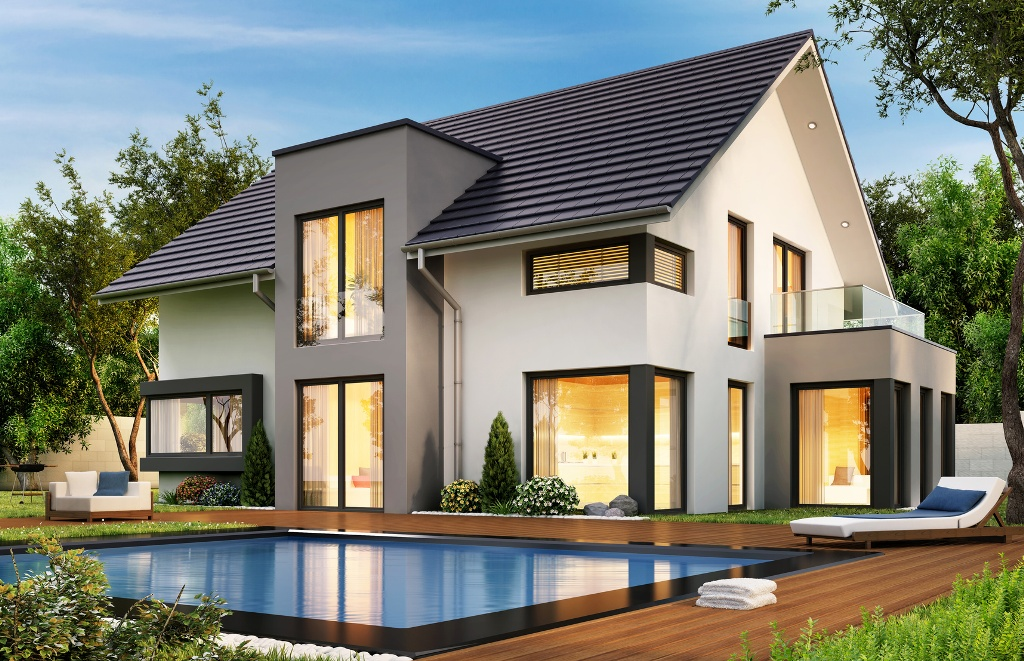
#> input picture casa.jfif, 1024 x 661 px
$ python horizontal_line_detection.py
#> lines starting #> are read from the running program, lines starting #| are printed output that depends on the picture
#> further down, image is the input picture: shape (661, 1024, 3); mean B, G, R 117.2, 129.3, 127.1
### convolutionPlot.py
# Se importan todas las librerías necesarias
import numpy as np
from random import *
import cv2
import matplotlib.pyplot as plt

# La función de convolución recibe la imagen y el kernel
def convolution(image, kernel, verbose=False):
#> called with kernel = array of shape (3, 3), verbose = False
    if len(image.shape) == 3:
        print("Found 3 Dimensions: {}".format(image.shape))
#| Found 3 Dimensions: (661, 1024, 3)
        image = cv2.cvtColor(image, cv2.COLOR_BGR2GRAY)
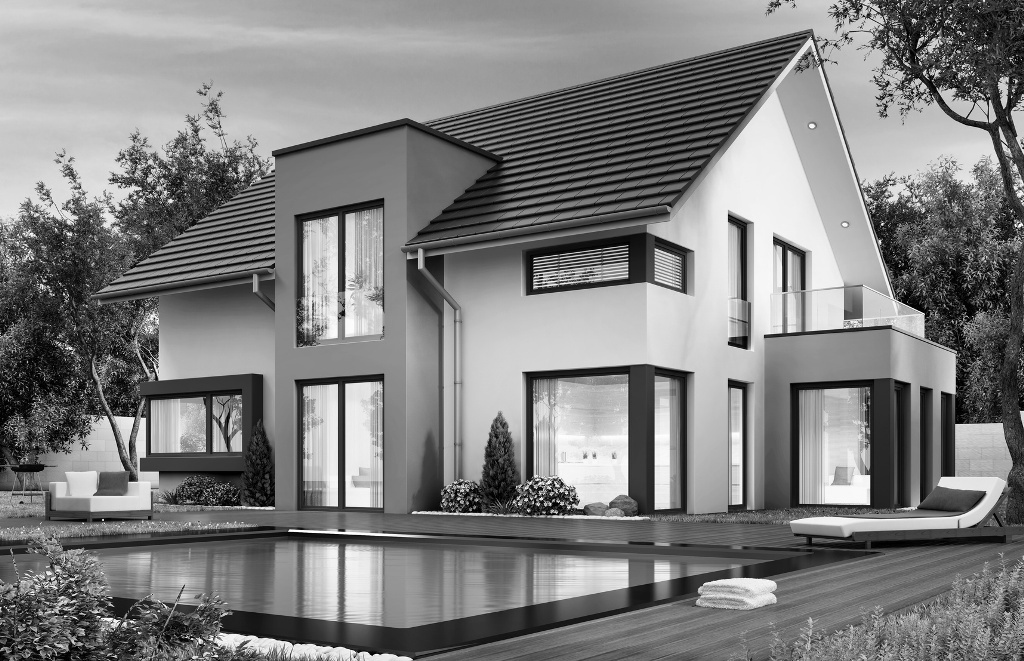
#> image: shape (661, 1024); min 0, max 255, mean 127.3
        print("Converted to Gray Chanel. Shape {}".format(image.shape))
#| Converted to Gray Chanel. Shape (661, 1024)
    else:
        print("Image Shape: {}".format(image.shape))

    # Se obtienen los tamaños de la matriz imagen
    image_row, image_col = image.shape
#> image_row = 661; image_col = 1024
    # Se obtienen los tamaños de la matriz kernel
    kernel_row, kernel_col = kernel.shape

    # Se crea una matriz vacía de respuesta, con el respectivo tamaño que tendrá restando el kernel + 1
    res = np.zeros((image_row - kernel_row + 1, image_col - kernel_col + 1))

    # Este ciclo itera para recorrer cada una de las casillas en la matriz del resultado
    for matrix_row in range (res.shape[0]):
        for matrix_col in range (res.shape[1]):
            #np.sum suma el resultado después de hacer la multiplicacion de ambas matrices.
            res[matrix_row, matrix_col] = np.sum(kernel * image[matrix_row: matrix_row + kernel_row, matrix_col: matrix_col + kernel_col])
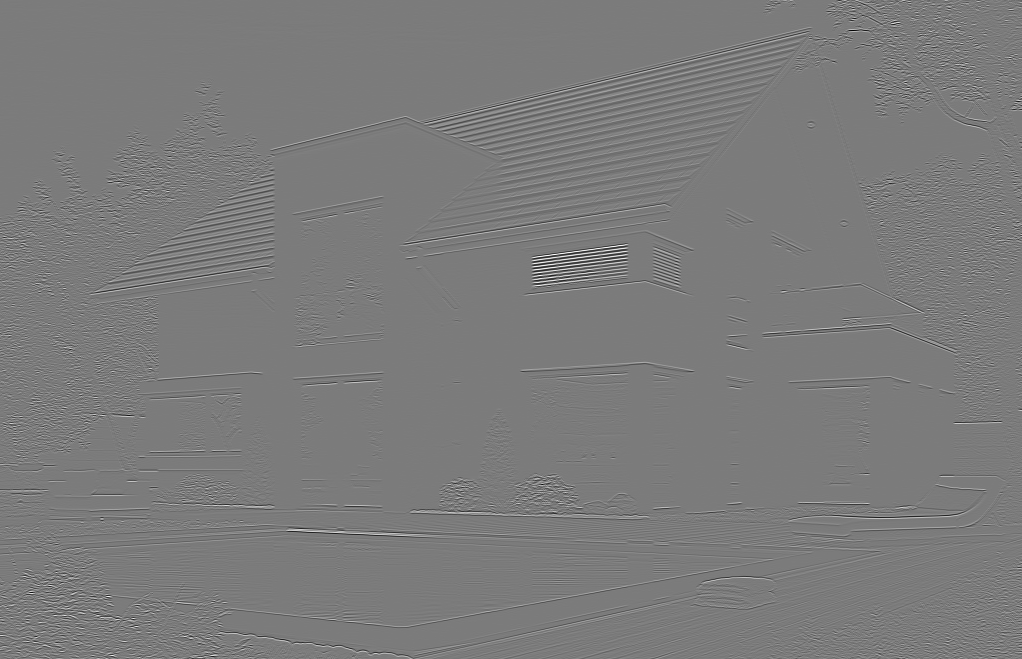
#> res: shape (659, 1022) float64; min -1018, max 1081, mean 0; drawn with min black and max white

    # Se realiza el plot de la Imagen
    if verbose:
        plt.imshow(res, cmap='gray')
        plt.title("Output Image Using {}X{} Kernel".format(kernel_row, kernel_col))
        plt.show()

    return res

# [7 lines that do not run on import are left out]

### horizontal_line_detection.py
import numpy as np
import cv2
import matplotlib.pyplot as plt
from convolutionPlot import convolution

def line_detection(image, verbose=False):
    # Líneas Horizontales
    print('\n')
    print("LÍNEAS HORIZONTALES")
    # Definimos el filtro para la detección de líneas horizontal
    kernel = np.array([[-1, -1, -1], [2, 2, 2], [-1, -1, -1]])

    # Realizamos la convolución con la imagen y el kernel anterior
    image_lines_x = convolution(image, kernel, False)

    # Se muestra la imagen con la detección de líneas horizontales.
    if verbose:
        plt.imshow(image_lines_x, cmap='gray')
        plt.title("Horizontal Lines")
        plt.show()

    return image

if __name__ == '__main__':
    image = cv2.imread("casa.jfif")
    line_detection(image, verbose=True)

$ run again, with Turquia.jpg saved as casa.jfif
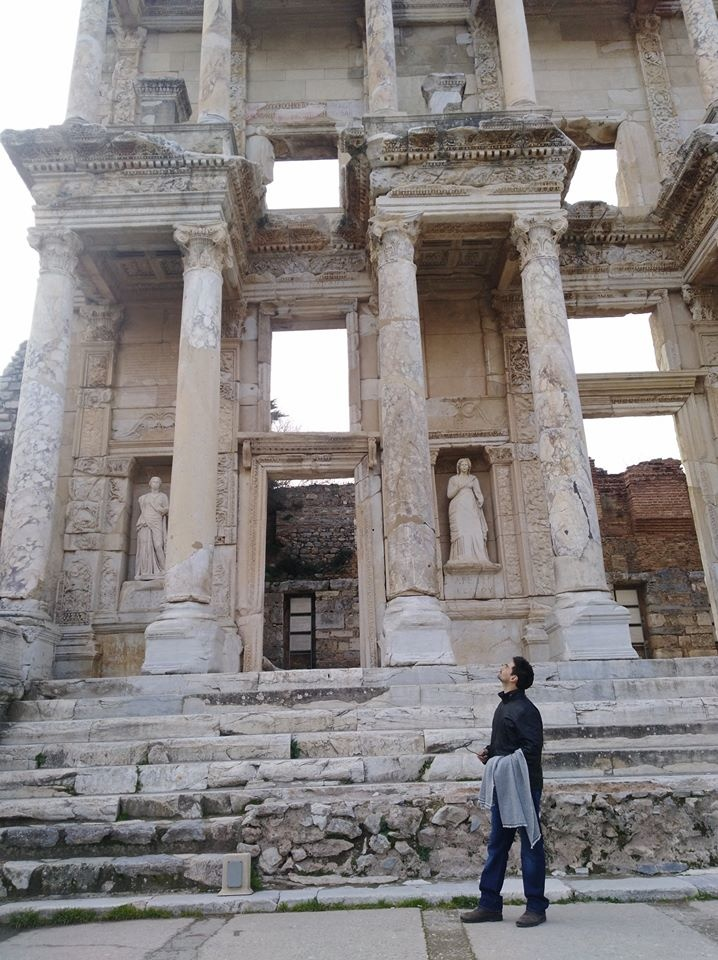
#> input picture Turquia.jpg, 718 x 960 px
#> image is the input picture: shape (960, 718, 3); mean B, G, R 130.7, 131.8, 137
#| Found 3 Dimensions: (960, 718, 3)
#> in convolution, `image = cv2.cvtColor(image, cv2.COLOR_BGR2GRAY)`:
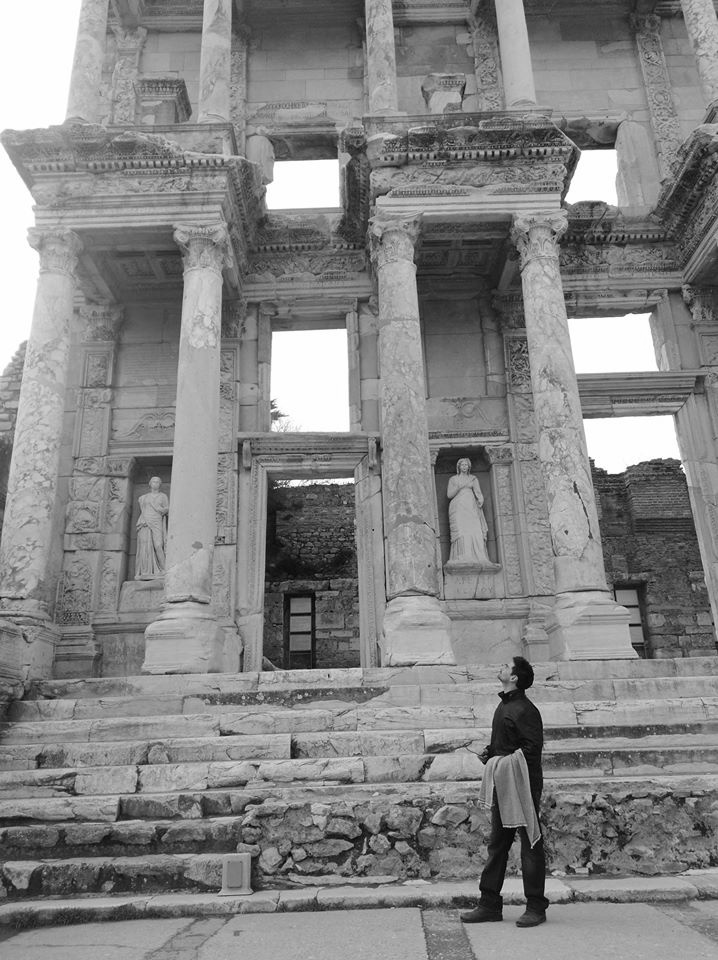
#> image: shape (960, 718); min 0, max 255, mean 133.2
#| Converted to Gray Chanel. Shape (960, 718)
#> after the loop in convolution, `for matrix_row in range (res.shape[0]):`:
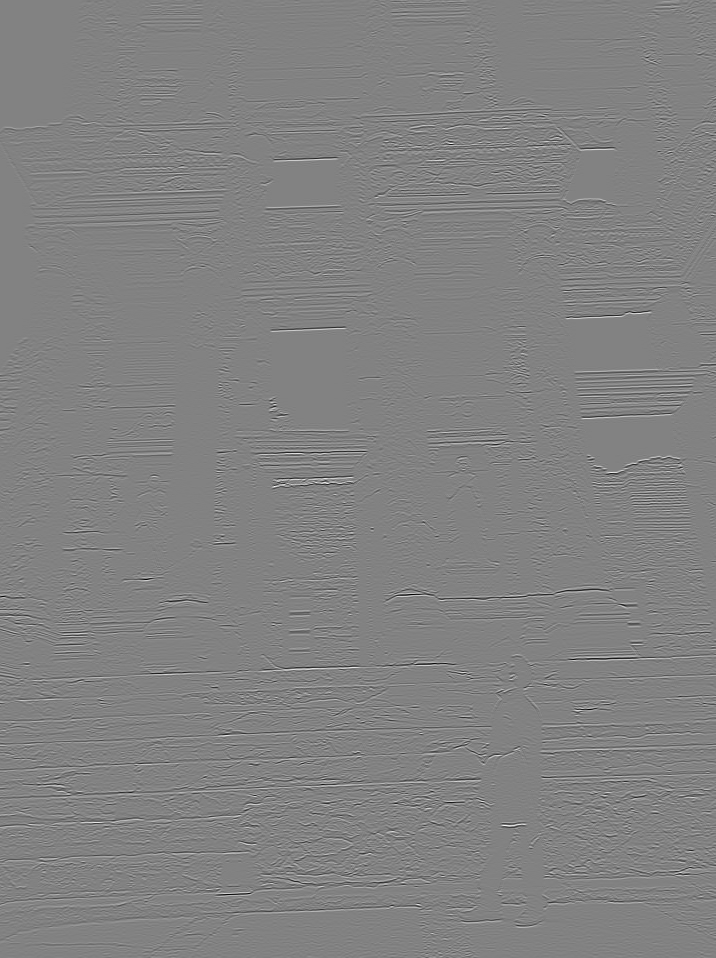
#> res: shape (958, 716) float64; min -551, max 529, mean 0; drawn with min black and max white
